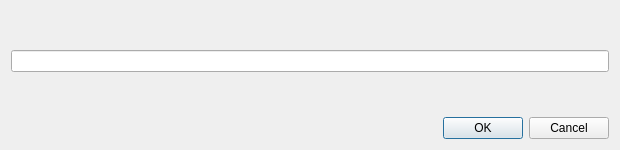
<?xml version="1.0" encoding="UTF-8"?>
<ui version="4.0">
 <class>EditTapeDialog</class>
 <widget class="QDialog" name="EditTapeDialog">
  <property name="geometry">
   <rect>
    <x>0</x>
    <y>0</y>
    <width>620</width>
    <height>150</height>
   </rect>
  </property>
  <property name="sizePolicy">
   <sizepolicy hsizetype="Fixed" vsizetype="Fixed">
    <horstretch>0</horstretch>
    <verstretch>0</verstretch>
   </sizepolicy>
  </property>
  <property name="windowTitle">
   <string>Tape</string>
  </property>
  <layout class="QVBoxLayout" name="verticalLayout">
   <item>
    <spacer name="verticalSpacer_2">
     <property name="orientation">
      <enum>Qt::Vertical</enum>
     </property>
     <property name="sizeHint" stdset="0">
      <size>
       <width>20</width>
       <height>20</height>
      </size>
     </property>
    </spacer>
   </item>
   <item>
    <widget class="QLineEdit" name="lineEdit">
     <property name="font">
      <font>
       <family>Courier New</family>
      </font>
     </property>
    </widget>
   </item>
   <item>
    <spacer name="verticalSpacer">
     <property name="orientation">
      <enum>Qt::Vertical</enum>
     </property>
     <property name="sizeHint" stdset="0">
      <size>
       <width>20</width>
       <height>20</height>
      </size>
     </property>
    </spacer>
   </item>
   <item>
    <widget class="QDialogButtonBox" name="buttonBox">
     <property name="orientation">
      <enum>Qt::Horizontal</enum>
     </property>
     <property name="standardButtons">
      <set>QDialogButtonBox::Cancel|QDialogButtonBox::Ok</set>
     </property>
    </widget>
   </item>
  </layout>
 </widget>
 <resources/>
 <connections>
  <connection>
   <sender>buttonBox</sender>
   <signal>accepted()</signal>
   <receiver>EditTapeDialog</receiver>
   <slot>accept()</slot>
   <hints>
    <hint type="sourcelabel">
     <x>248</x>
     <y>254</y>
    </hint>
    <hint type="destinationlabel">
     <x>157</x>
     <y>274</y>
    </hint>
   </hints>
  </connection>
  <connection>
   <sender>buttonBox</sender>
   <signal>rejected()</signal>
   <receiver>EditTapeDialog</receiver>
   <slot>reject()</slot>
   <hints>
    <hint type="sourcelabel">
     <x>316</x>
     <y>260</y>
    </hint>
    <hint type="destinationlabel">
     <x>286</x>
     <y>274</y>
    </hint>
   </hints>
  </connection>
 </connections>
</ui>
